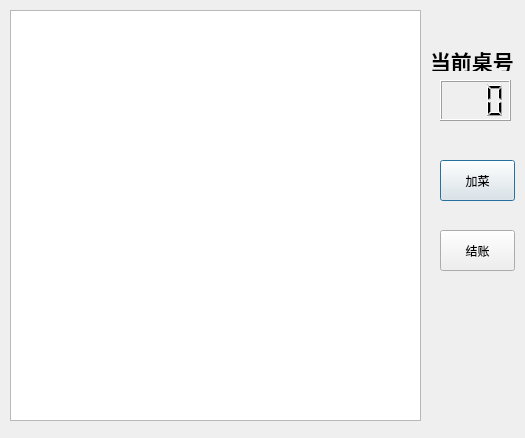
<?xml version="1.0" encoding="UTF-8"?>
<ui version="4.0">
 <class>dishlist</class>
 <widget class="QDialog" name="dishlist">
  <property name="geometry">
   <rect>
    <x>0</x>
    <y>0</y>
    <width>525</width>
    <height>438</height>
   </rect>
  </property>
  <property name="windowTitle">
   <string>Dialog</string>
  </property>
  <widget class="QLabel" name="label_2">
   <property name="geometry">
    <rect>
     <x>430</x>
     <y>50</y>
     <width>91</width>
     <height>21</height>
    </rect>
   </property>
   <property name="font">
    <font>
     <family>新宋体</family>
     <pointsize>16</pointsize>
     <weight>75</weight>
     <bold>true</bold>
    </font>
   </property>
   <property name="text">
    <string>当前桌号</string>
   </property>
  </widget>
  <widget class="QPushButton" name="add">
   <property name="geometry">
    <rect>
     <x>440</x>
     <y>160</y>
     <width>75</width>
     <height>41</height>
    </rect>
   </property>
   <property name="text">
    <string>加菜</string>
   </property>
  </widget>
  <widget class="QPushButton" name="pushButton_2">
   <property name="geometry">
    <rect>
     <x>440</x>
     <y>230</y>
     <width>75</width>
     <height>41</height>
    </rect>
   </property>
   <property name="text">
    <string>结账</string>
   </property>
  </widget>
  <widget class="QTableWidget" name="table">
   <property name="geometry">
    <rect>
     <x>10</x>
     <y>10</y>
     <width>411</width>
     <height>411</height>
    </rect>
   </property>
  </widget>
  <widget class="QLCDNumber" name="desknum">
   <property name="geometry">
    <rect>
     <x>440</x>
     <y>80</y>
     <width>71</width>
     <height>41</height>
    </rect>
   </property>
   <property name="font">
    <font>
     <family>微软雅黑</family>
     <weight>75</weight>
     <bold>true</bold>
    </font>
   </property>
   <property name="smallDecimalPoint">
    <bool>true</bool>
   </property>
   <property name="numDigits">
    <number>3</number>
   </property>
  </widget>
 </widget>
 <resources/>
 <connections/>
</ui>
